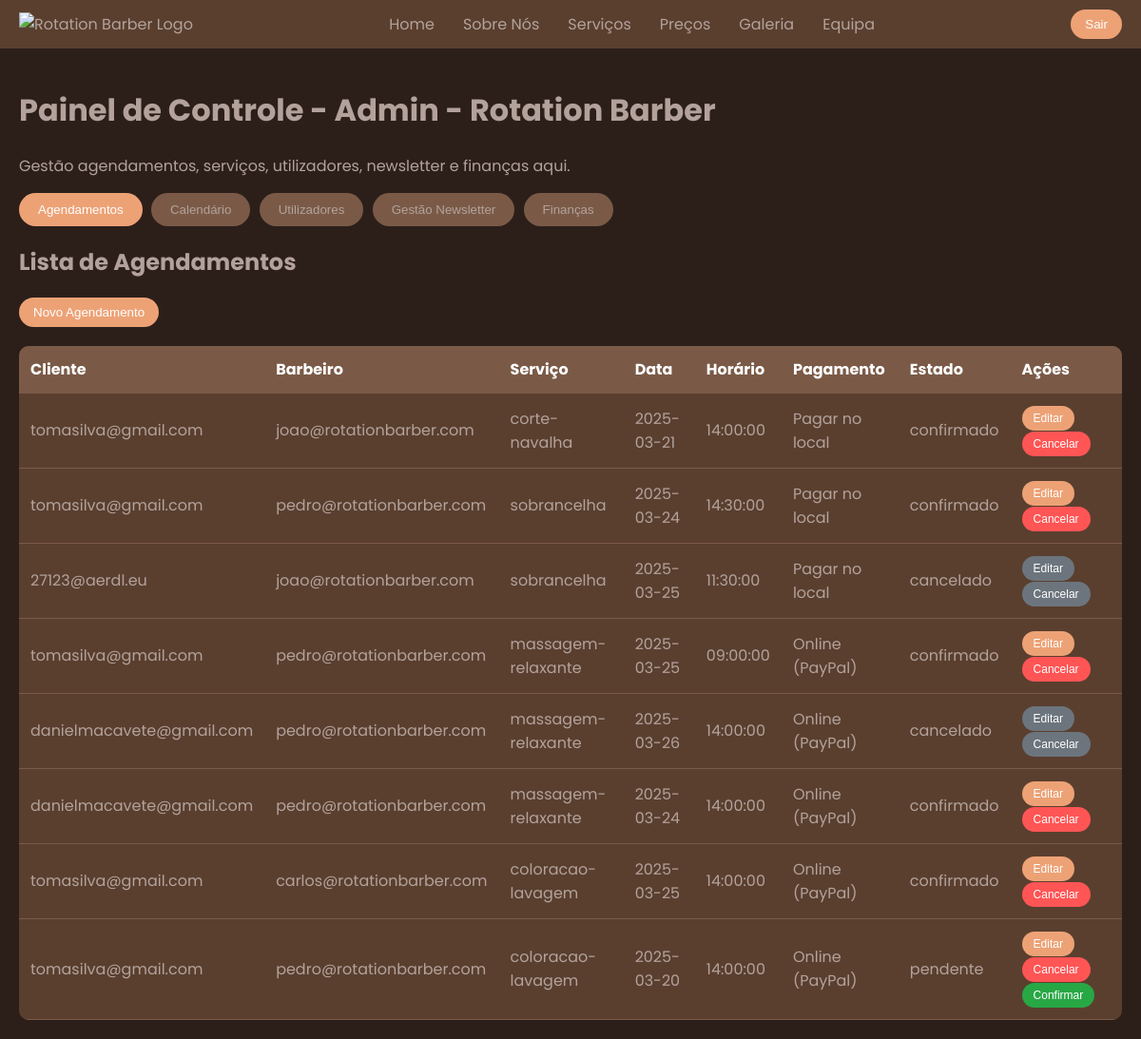
Page /dashboard.php (signed in) on the committed database.
### tables this page shows
CREATE TABLE `agendamentos` (
  `id` int(11) NOT NULL,
  `cliente_id` int(11) NOT NULL,
  `barbeiro_id` int(11) NOT NULL,
  `servico` varchar(100) NOT NULL,
  `data` date NOT NULL,
  `horario` time NOT NULL,
  `pagamento` varchar(50) NOT NULL DEFAULT 'local',
  `estado` enum('pendente','confirmado','cancelado','concluído') NOT NULL DEFAULT 'pendente',
  `preco` decimal(10,2) DEFAULT NULL,
  `payment_id` varchar(255) DEFAULT NULL
);

CREATE TABLE `usuarios` (
  `id` int(11) NOT NULL,
  `nome` varchar(100) NOT NULL,
  `email` varchar(100) NOT NULL,
  `senha` varchar(255) NOT NULL,
  `telefone` varchar(20) DEFAULT NULL,
  `role` enum('cliente','barbeiro','admin') DEFAULT 'cliente',
  `imagem` varchar(255) DEFAULT NULL
);

### dashboard.php (the view, shortened to what this page needs)
<?php
include 'config.php';
$sql_appointments = "
    SELECT a.id, a.cliente_id, a.barbeiro_id, a.servico, a.data, a.horario, a.pagamento, a.estado,
           u1.email AS cliente_email, u2.email AS barbeiro_email,
           COALESCE(a.preco, s.preco) AS preco
    FROM agendamentos a
    LEFT JOIN usuarios u1 ON a.cliente_id = u1.id
    LEFT JOIN usuarios u2 ON a.barbeiro_id = u2.id
    LEFT JOIN servicos s ON LOWER(TRIM(a.servico)) = LOWER(TRIM(s.nome))
";
$result_appointments = $conn->query($sql_appointments);
$appointments = [];
if ($result_appointments) {
    while ($row = $result_appointments->fetch_assoc()) {
        $appointments[] = $row;
    }
} else {
    die('Erro ao executar a consulta: ' . $conn->error);
}
?>
<!DOCTYPE html>
<html lang="pt-PT">
<head>
    <link rel="stylesheet" href="https://cdnjs.cloudflare.com/ajax/libs/font-awesome/6.5.1/css/all.min.css" />
</head>
<body>
    <header>
        <div class="logo">
            <img src="Logotipo/LogoGrande.png" alt="Rotation Barber Logo">
        </div>
        <nav>
            <ul class="nav-links">
                <li><a href="Rotationbarber.html">Home</a></li>
                <li><a href="Rotationbarber.html#about">Sobre Nós</a></li>
                <li><a href="Rotationbarber.html#servicos">Serviços</a></li>
                <li><a href="Rotationbarber.html#pricing">Preços</a></li>
                <li><a href="Rotationbarber.html#gallery">Galeria</a></li>
                <li><a href="Rotationbarber.html#team">Equipa</a></li>
            </ul>
        </nav>
        <form action="logout.php" method="POST" style="display: inline;">
            <button type="submit" class="logout-btn">Sair</button>
        </form>
    </header>
    <div class="dashboard-container">
        <h1>Painel de Controle - Admin - Rotation Barber</h1>
        <p>Gestão agendamentos, serviços, utilizadores, newsletter e finanças aqui.</p>
        <div class="tabs">
            <button class="tab-btn active" onclick="openTab('appointments')">Agendamentos</button>
            <button class="tab-btn" onclick="openTab('calendar')">Calendário</button>
            <button class="tab-btn" onclick="openTab('users')">Utilizadores</button>
            <button class="tab-btn" onclick="openTab('newsletter')">Gestão Newsletter</button>
            <button class="tab-btn" onclick="openTab('finances')">Finanças</button>
        </div>
        <div id="appointments" class="tab-content active">
            <h2>Lista de Agendamentos</h2>
            <button class="modal-action-btn" onclick="openNewAppointmentModal()" style="margin-bottom: 20px;">Novo Agendamento</button>
            <table class="appointments-table" id="appointmentsTable">
                <thead>
                    <tr>
                        <th>Cliente</th>
                        <th>Barbeiro</th>
                        <th>Serviço</th>
                        <th>Data</th>
                        <th>Horário</th>
                        <th>Pagamento</th>
                        <th>Estado</th>
                        <th>Ações</th>
                    </tr>
                </thead>
                <tbody>
                    <?php foreach ($appointments as $appointment): ?>
                        <tr>
                            <td><?php echo htmlspecialchars($appointment['cliente_email'] ?? 'Sem cliente'); ?></td>
                            <td><?php echo htmlspecialchars($appointment['barbeiro_email'] ?? 'Sem barbeiro'); ?></td>
                            <td><?php echo htmlspecialchars($appointment['servico'] ?? 'Sem serviço'); ?></td>
                            <td><?php echo htmlspecialchars($appointment['data'] ?? 'Sem data'); ?></td>
                            <td><?php echo htmlspecialchars($appointment['horario'] ?? 'Sem horário'); ?></td>
                            <td>
                                <?php
                                if ($appointment['pagamento'] === 'local') {
                                    echo 'Pagar no local';
                                } elseif ($appointment['pagamento'] === 'online-stripe') {
                                    echo 'Online (Stripe)';
                                } elseif ($appointment['pagamento'] === 'online-paypal') {
                                    echo 'Online (PayPal)';
                                } else {
                                    echo 'Online';
                                }
                                ?>
                            </td>
                            <td><?php echo htmlspecialchars($appointment['estado'] ?? 'Sem estado'); ?></td>
                            <td>
                                <?php
                                $isEditable = !in_array($appointment['estado'], ['cancelado', 'concluído']);
                                $showConfirm = $appointment['estado'] === 'pendente';
                                ?>
                                <button class="edit" onclick="editAppointment(<?php echo $appointment['id']; ?>, '<?php echo $appointment['data']; ?>', '<?php echo $appointment['horario']; ?>', <?php echo $appointment['barbeiro_id'] ?? 0; ?>)" <?php echo $isEditable ? '' : 'disabled'; ?>>Editar</button>
                                <button class="cancel" onclick="cancelAppointment(<?php echo $appointment['id']; ?>)" <?php echo $isEditable ? '' : 'disabled'; ?>>Cancelar</button>
                                <?php if ($showConfirm): ?>
                                    <button class="confirm" onclick="confirmAppointment(<?php echo $appointment['id']; ?>)">Confirmar</button>
                                <?php endif; ?>
                            </td>
                        </tr>
                    <?php endforeach; ?>
                </tbody>
            </table>
        </div>
    </div>
</body>
</html>

### rows in the picture
agendamentos: cliente.email "tomasilva@gmail.com", barbeiro.email "joao@rotationbarber.com", servico "corte-navalha", data "2025-03-21", horario "14:00:00", pagamento "Pagar no local", estado "confirmado"
agendamentos: cliente.email "tomasilva@gmail.com", barbeiro.email "pedro@rotationbarber.com", servico "sobrancelha", data "2025-03-24", horario "14:30:00", pagamento "Pagar no local", estado "confirmado"
agendamentos: cliente.email "27123@aerdl.eu", barbeiro.email "joao@rotationbarber.com", servico "sobrancelha", data "2025-03-25", horario "11:30:00", pagamento "Pagar no local", estado "cancelado"
agendamentos: cliente.email "tomasilva@gmail.com", barbeiro.email "pedro@rotationbarber.com", servico "massagem-relaxante", data "2025-03-25", horario "09:00:00", pagamento "Online (PayPal)", estado "confirmado"
agendamentos: cliente.email "danielmacavete@gmail.com", barbeiro.email "pedro@rotationbarber.com", servico "massagem-relaxante", data "2025-03-26", horario "14:00:00", pagamento "Online (PayPal)", estado "cancelado"
agendamentos: cliente.email "danielmacavete@gmail.com", barbeiro.email "pedro@rotationbarber.com", servico "massagem-relaxante", data "2025-03-24", horario "14:00:00", pagamento "Online (PayPal)", estado "confirmado"
agendamentos: cliente.email "tomasilva@gmail.com", barbeiro.email "carlos@rotationbarber.com", servico "coloracao-lavagem", data "2025-03-25", horario "14:00:00", pagamento "Online (PayPal)", estado "confirmado"
agendamentos: cliente.email "tomasilva@gmail.com", barbeiro.email "pedro@rotationbarber.com", servico "coloracao-lavagem", data "2025-03-20", horario "14:00:00", pagamento "Online (PayPal)", estado "pendente"
